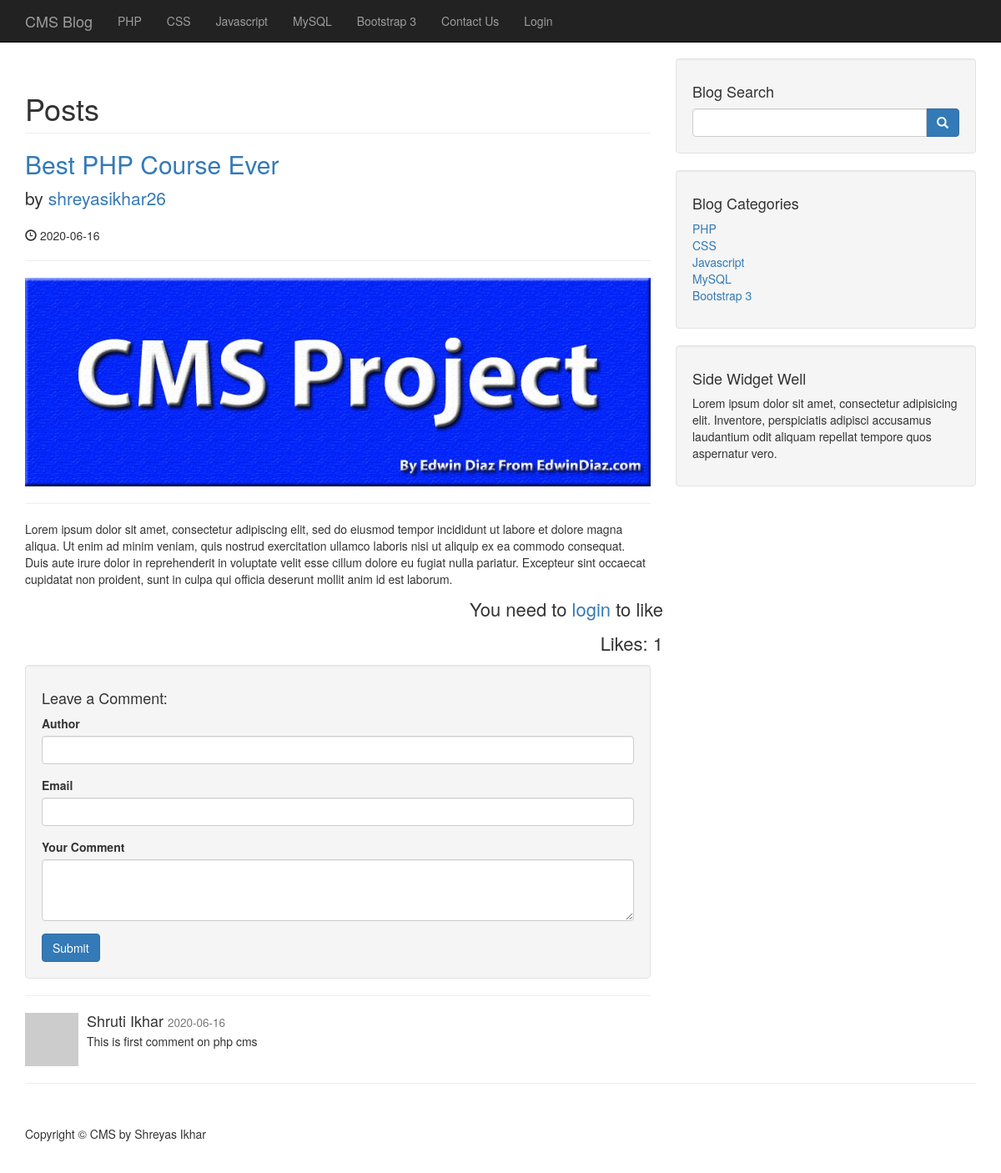
/post/1, run on the app's committed database.
### tables this page shows
CREATE TABLE `categories` (
  `cat_id` int NOT NULL,
  `user_id` int NOT NULL,
  `cat_title` varchar(255) NOT NULL
);

CREATE TABLE `posts` (
  `post_id` int NOT NULL,
  `post_category_id` int NOT NULL,
  `user_id` int NOT NULL,
  `post_title` varchar(255) NOT NULL,
  `post_author` varchar(255) DEFAULT NULL,
  `post_user` varchar(255) NOT NULL,
  `post_date` date NOT NULL,
  `post_image` text NOT NULL,
  `post_content` text NOT NULL,
  `post_tags` varchar(255) NOT NULL,
  `post_comment_count` int NOT NULL DEFAULT '0',
  `post_status` varchar(255) NOT NULL DEFAULT 'draft',
  `post_views_count` int NOT NULL DEFAULT '0',
  `likes` int DEFAULT '0'
);

CREATE TABLE `comments` (
  `comment_id` int NOT NULL,
  `comment_post_id` int NOT NULL,
  `comment_author` varchar(255) NOT NULL,
  `comment_email` varchar(255) NOT NULL,
  `comment_content` text NOT NULL,
  `comment_status` varchar(255) NOT NULL,
  `comment_date` date NOT NULL
);

### post.php (the view, shortened to what this page needs)
<?php include "includes/header.php"; ?>
<?php include "includes/navigation.php"; ?>
    <div class="container">
        <div class="row">
            <div class="col-md-8">
                <?php
                    if(isset($_GET['p_id']))
                    {
                        $p_id = $_GET['p_id'];
                        if(isset($_SESSION['user_role']) && $_SESSION['user_role'] == 'admin')
                        {
                            $postQuery = "select * from posts where post_id = '$p_id'";
                        }
                        else
                        {
                            $postQuery = "select * from posts where post_id = '$p_id' and post_status = 'published'";
                        }
                        $postResult = mysqli_query($connection, $postQuery);
                        if(mysqli_num_rows($postResult) < 1)
                        {
                            echo "<h1 class='text-center'>No posts available</h1>";
                        }
                        else
                        {
                            while($row = mysqli_fetch_assoc($postResult))
                            {
                                $post_title = $row['post_title'];
                                $post_author = $row['post_user'];
                                $post_date = $row['post_date'];
                                $post_image = $row['post_image'];
                                $post_content = $row['post_content'];
                        ?>
                                <h1 class="page-header">
                                    Posts
                                </h1>
                                <h2>
                                    <a href=""><?php echo $post_title; ?></a>
                                </h2>
                                <p class="lead">
                                    by <a href="/author_posts/<?php echo $post_author;?>"><?php echo $post_author; ?></a>
                                </p>
                                <p><span class="glyphicon glyphicon-time"></span> <?php echo $post_date; ?></p>
                                <hr>
                                <img class="img-responsive" src="/images/<?php echo imagePlaceholder($post_image); ?>" alt="">
                                <hr>
                                <p><?php echo $post_content; ?></p>
                                <?php
                                    if(isLoggedIn()):
                                ?>
                                <hr>
                                <div class="row">
                                    <p class="pull-right">
                                        <a class="<?php echo userLikedThisPost($p_id) ? 'unlike' : 'like' ?>" href="" data-toggle="tooltip" data-placement="top" title="<?php echo userLikedThisPost($p_id) ? 'I liked this before' : 'Want to like it?' ?>">
                                        <span class="<?php echo userLikedThisPost($p_id) ? 'glyphicon glyphicon-thumbs-down' : 'glyphicon glyphicon-thumbs-up' ?>"></span> <?php echo userLikedThisPost($p_id) ? 'Unlike' : 'Like' ?>
                                        </a>
                                    </p>
                                </div>
                                    <?php else: ?>
                                    <div class="row">
                                        <p class="pull-right likes">You need to <a href="/login">login</a> to like</p>
                                    </div>
                                    <?php endif; ?>
                                <div class="row">
                                    <p class="pull-right likes">Likes: <?php getPostLikes($p_id); ?></p>
                                </div>
                    <?php
                            }
                    ?>
                    <div class="well">
                        <h4>Leave a Comment:</h4>
                        <form role="form" method="post">
                            <div class="form-group">
                                <label for="author">Author</label>
                                <input type="text" class="form-control" name="comment_author">
                            </div>
                            <div class="form-group">
                                <label for="email">Email</label>
                                <input type="email" class="form-control" name="comment_email">
                            </div>
                            <div class="form-group">
                            <label for="comment">Your Comment</label>
                                <textarea name="comment_content" class="form-control" rows="3"></textarea>
                            </div>
                            <button type="submit" class="btn btn-primary" name="create_comment">Submit</button>
                        </form>
                    </div>
                    <hr>
                    <?php
                        $query = "select * from comments where comment_post_id = {$p_id} ";
                        $query .= "and comment_status = 'approved' ";
                        $query .= "order by comment_id desc";
                        $select_comment = mysqli_query($connection, $query);
                        while($row = mysqli_fetch_assoc($select_comment))
                        {
                            $comment_date = $row['comment_date'];
                            $comment_content = $row['comment_content'];
                            $comment_author = $row['comment_author'];
                    ?>
                        <div class="media">
                            <a class="pull-left" href="#">
                                <img class="media-object" src="http://placehold.it/64x64" alt="">
                            </a>
                            <div class="media-body">
                                <h4 class="media-heading"><?php echo $comment_author; ?>
                                    <small><?php echo $comment_date; ?></small>
                                </h4>
                                <?php echo $comment_content; ?>
                            </div>
                        </div>
                    <?php
                        }
                    }
                }
                else
                {
                    header("location:index.php");
                }
                ?>
            </div>
            <?php include "includes/sidebar.php"; ?>
        </div>
        <hr>
        <?php include "includes/footer.php"; ?>

### includes/header.php (shortened to what this page needs)
<?php include 'admin/functions.php'; ?>
<!DOCTYPE html>
<html lang="en">
<head>
    <link href="/css/bootstrap.min.css" rel="stylesheet">
    <link href="/css/blog-home.css" rel="stylesheet">
    <link href="/css/pager.css" rel="stylesheet">
    <link href="/css/toastr.css" rel="stylesheet"/>
</head>
<body>

### includes/navigation.php (shortened to what this page needs)
<nav class="navbar navbar-inverse navbar-fixed-top" role="navigation">
        <div class="container">
            <div class="navbar-header">
                <a class="navbar-brand" href="/">CMS Blog</a>
            </div>
            <div class="collapse navbar-collapse" id="bs-example-navbar-collapse-1">
                <ul class="nav navbar-nav">
                <?php
                    $query = "SELECT * FROM categories";
                    $result = mysqli_query($connection, $query);
                    while($row = mysqli_fetch_assoc($result))
                    {
                        $cat_id = $row['cat_id'];
                        $cat_title = $row['cat_title'];
                        $category_class = '';
                        $contact_class = '';
                        echo "<li class = '{$category_class}'><a href='/category/{$cat_id}'>{$cat_title}</a></li>";
                    }
                ?>
                    <li class='<?php echo $contact_class; ?>'>
                        <a href="/contact">Contact Us</a>
                    </li>
                    <?php if(isLoggedIn()): ?>
                        <li>
                            <a href="/admin">Dashboard</a>
                        </li>
                        <li>
                            <a href="/includes/logout.php">Logout</a>
                        </li>
                    <?php else: ?>
                        <li>
                            <a href="/login">Login</a>
                        </li>
                    <?php endif; ?>
                </ul>
            </div>
        </div>
</nav>

### admin/functions.php (shortened to what this page needs)
<?php
    function query($query)
    {
        global $connection;
        $result = mysqli_query($connection, $query);
        return $result;
    }
    function isLoggedIn()
    {
        return false;
    }
    function getPostLikes($post_id)
    {
        $result = query("select * from likes where post_id={$post_id}");
        echo mysqli_num_rows($result);
    }
    function imagePlaceholder($image)
    {
        if(!$image)
        {
            return 'notfound.png';
        }
        else
        {
            return $image;
        }
    }
            ?>

### includes/sidebar.php (shortened to what this page needs)
<div class="col-md-4">
        <div class="well">
            <h4>Blog Search</h4>
            <form action="search" method="post">
            <div class="input-group">
                <input type="text" class="form-control" name="search">
                <span class="input-group-btn">
                    <button class="btn btn-primary" type="submit" name="submit">
                        <span class="glyphicon glyphicon-search"></span>
                </button>
                </span>
            </div>
            </form>
        </div>
        <div class="well">
        <?php
            $categories_sidebar = "SELECT * FROM categories";
            $categories_result = mysqli_query($connection, $categories_sidebar);
        ?>
            <h4>Blog Categories</h4>
            <div class="row">
                <div class="col-lg-12">
                    <ul class="list-unstyled">
                    <?php
                        while($row = mysqli_fetch_assoc($categories_result))
                        {
                            $cat_title = $row['cat_title'];
                            $cat_id = $row['cat_id'];
                            echo "<li><a href='/category/{$cat_id}'>{$cat_title}</a></li>";
                        }
                    ?>
                    </ul>
                </div>
            </div>
        </div>
    <?php  include "includes/widget.php"; ?>
</div>

### includes/widget.php
<div class="well">
                    <h4>Side Widget Well</h4>
                    <p>Lorem ipsum dolor sit amet, consectetur adipisicing elit. Inventore, perspiciatis adipisci accusamus laudantium odit aliquam repellat tempore quos aspernatur vero.</p>
                </div>

### includes/footer.php (shortened to what this page needs)
<footer>
            <div class="row">
                <div class="col-lg-12">
                    <p>Copyright &copy; CMS by Shreyas Ikhar</p>
                </div>
            </div>
        </footer>
    </div>
</body>
</html>

### css/blog-home.css (style rules this page uses)
body { padding-top: 70px; }
footer { margin: 50px 0; }

### includes/header.php (style rules this page uses)
a.like, a.unlike, p.likes { font-size: 22px; text-decoration:none; }

### data on the page
categories: cat_title "PHP"
categories: cat_title "CSS"
categories: cat_title "Javascript"
categories: cat_title "MySQL"
categories: cat_title "Bootstrap 3"
posts: post_title "Best PHP Course Ever", post_user "shreyasikhar26", post_date "2020-06-16", post_image (picture), post_content "Lorem ipsum dolor sit amet, consectetur adipiscing elit, sed do eiusmod tempor incididunt ut labore et dolore magna aliqua. Ut enim ad minim veniam, quis nostrud exercitation ullamco laboris nisi ut aliquip ex ea commodo consequat. Duis aute irure dolor in reprehenderit in voluptate velit esse cillum dolore eu fugiat nulla pariatur. Excepteur sint occaecat cupidatat non proident, sunt in culpa qui officia deserunt mollit anim id est laborum."
comments: comment_author "Shruti Ikhar", comment_date "2020-06-16", comment_content "This is first comment on php cms"
